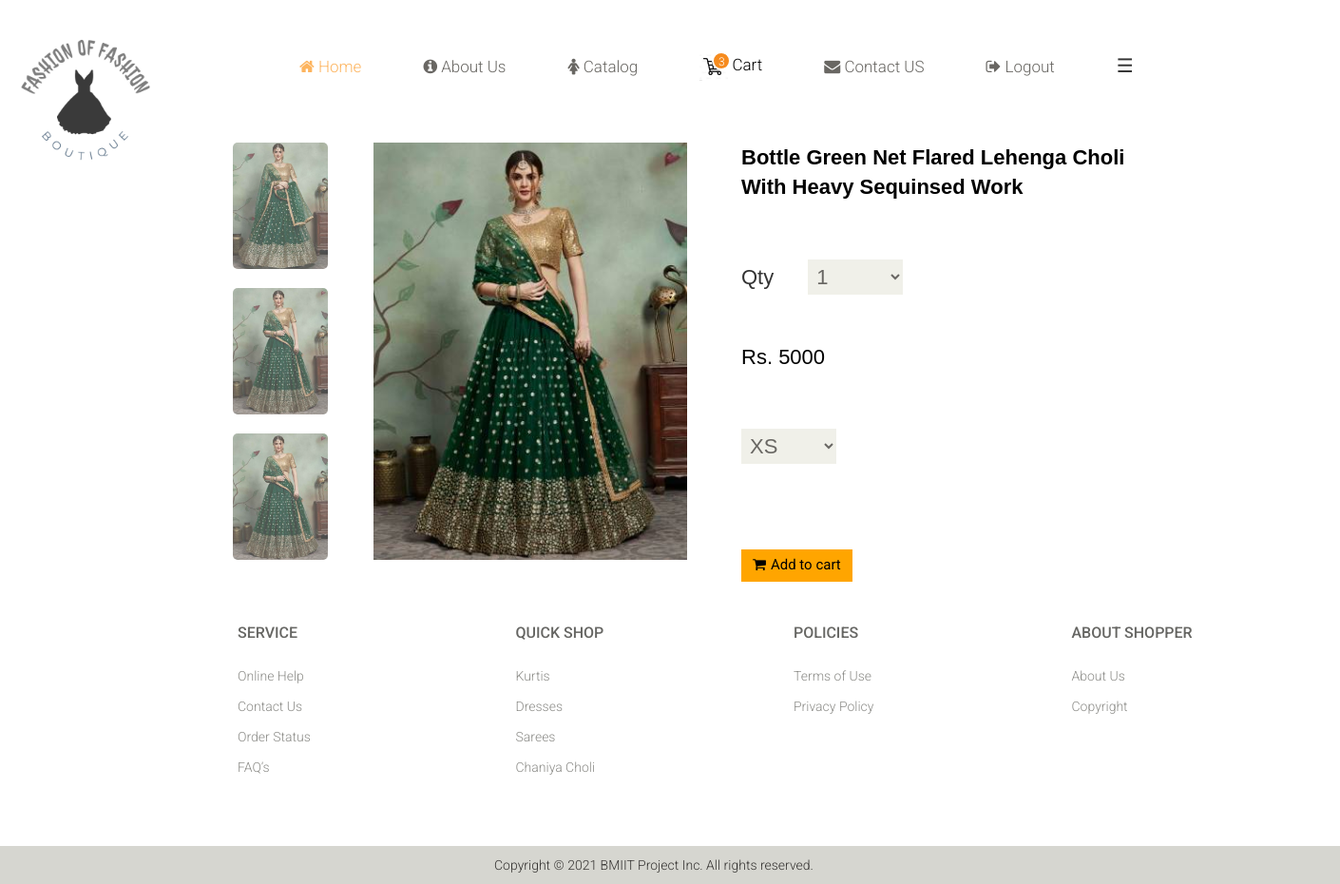
The page /OBMS/Boutique/ccDesc.php?id=1 (signed in) on the database its author committed.
### tables this page shows
CREATE TABLE `tblcustomer` (
  `id` int(11) NOT NULL,
  `fname` varchar(20) NOT NULL,
  `lname` varchar(20) NOT NULL,
  `address` varchar(500) NOT NULL,
  `cityid` int(11) NOT NULL,
  `pincode` int(11) NOT NULL,
  `gender` varchar(6) NOT NULL,
  `dob` date NOT NULL,
  `contactno` char(10) NOT NULL,
  `emailid` varchar(30) NOT NULL,
  `password` char(8) NOT NULL,
  `status` varchar(20) NOT NULL,
  `userid` int(11) NOT NULL
);

CREATE TABLE `tblproductimage` (
  `id` int(11) NOT NULL,
  `FrontImage` varchar(300) NOT NULL,
  `BackImage` varchar(300) NOT NULL,
  `LeftImage` varchar(300) NOT NULL,
  `RightImage` varchar(300) NOT NULL,
  `Productid` int(11) NOT NULL
);

CREATE TABLE `tblproduct` (
  `id` int(11) NOT NULL,
  `PCategoryid` int(11) NOT NULL,
  `Fabricid` int(11) NOT NULL,
  `Colorid` int(11) NOT NULL,
  `Size` varchar(50) NOT NULL,
  `Price` int(11) NOT NULL,
  `Quantity` int(11) NOT NULL,
  `Occasionid` int(11) NOT NULL,
  `Description` varchar(255) NOT NULL,
  `status` varchar(50) NOT NULL,
  `DateTime` datetime NOT NULL
);

### OBMS/Boutique/ccDesc.php (the view, shortened to what this page needs)
<?php include './connection.php'; ?>
<?php
    if(isset( $_SESSION["login_username"]))
        {
            $username=$_SESSION["login_username"];
            $sql="select id from tblcustomer where emailid='$username'";
            $res= mysqli_query($con, $sql);
            while($row = mysqli_fetch_row($res))
            {
                include './welcomeheader.php';
            }
        } else {include './header.php';}
    ?>
<!DOCTYPE html>
<html>
     <head>
    <link href="css/bootstrap.min.css" rel="stylesheet">
    <link href="css/main.css" rel="stylesheet">
    <link rel="stylesheet" href="https://cdnjs.cloudflare.com/ajax/libs/font-awesome/4.7.0/css/font-awesome.min.css">
     </head>
<body >
    <?php
        $id=$_GET['id'];
    ?>
    <form action="#" method="post">
            <div class="col-md-1 column" style="margin-left: 230px">
                <table>
                    <tr>
                        <?php
                                        $img = "SELECT LeftImage FROM tblproductimage where Productid='$id'";
                                        $imgres = $con->query($img);
                                        $row = mysqli_fetch_array($imgres);
                                        $image = $row['LeftImage'];
                                        $image_src = "uploadLeftImage/".$image;
                                    ?>
                        <img id="myImg" onclick="onClick(this)" src="<?php echo $image_src?>" alt="" width="100px"/>
                    </tr>
                    <br> <br>
                    <tr>
                        <?php
                                        $img = "SELECT FrontImage FROM tblproductimage where Productid='$id'";
                                        $imgres = $con->query($img);
                                        $row = mysqli_fetch_array($imgres);
                                        $image = $row['FrontImage'];
                                        $image_src = "uploadFrontImage/".$image;
                                    ?>
                        <img id="myImg" onclick="onClick(this)" src="<?php echo $image_src?>" alt="" width="100px"/>
                    </tr>
                    <br> <br>
                    <tr>
                        <?php
                                        $img = "SELECT BackImage FROM tblproductimage where Productid='$id'";
                                        $imgres = $con->query($img);
                                        $row = mysqli_fetch_array($imgres);
                                        $image = $row['BackImage'];
                                        $image_src = "uploadBackImage/".$image;
                                    ?>
                        <img id="myImg" onclick="onClick(this)" src="<?php echo $image_src?>" alt="" width="100px"/>
                    </tr>
                </table>
               </div>
                <div class="col-md-3" style="margin-left: 30px">
                        <?php
                                        $img = "SELECT FrontImage FROM tblproductimage where Productid='$id'";
                                        $imgres = $con->query($img);
                                        $row = mysqli_fetch_array($imgres);
                                        $image = $row['FrontImage'];
                                        $image_src = "uploadFrontImage/".$image;
                                    ?>
                        <img  src="<?php echo $image_src?>" alt="" width="330px"/>
                    </div>
                <div class="col-md-4" style="padding-left:50px;font-size: 22px">
                    <?php
                        $desc = "SELECT Description FROM tblproduct where id='$id'";
                            $resdes = $con->query($desc);
                            if ($resdes->num_rows > 0 )
                            {
                                while ($row = $resdes->fetch_assoc())
                                { ?>
                                    <p style="color: black"> <b> <?php echo $row['Description'];?> </b> </p>
                                   <?php
                                }
                            }
                     ?>
                </div>
        <br>
                <div class="col-md-4" style="padding-left:50px;font-size: 22px;padding-top: 50px">
                    Qty
                    <select name="qty" id="qty" style="width:100px;margin-left: 30px">
                                <option value="1"> 1 </option>
                    </select>
               </div>
                 <div class="col-md-4" style="padding-left:50px;font-size: 22px;padding-top: 50px">
                    <?php
                        $desc = "SELECT Price FROM tblproduct where id='$id'";
                            $resdes = $con->query($desc);
                            if ($resdes->num_rows > 0 )
                            {
                                while ($row = $resdes->fetch_assoc())
                                {
                                    $prices=$row['Price'];
                                    ?>
                                    <p style="color: black;font-size: 22px"> Rs. <?php echo $prices;?> </p>
                                   <?php
                                }
                            }
                     ?>
                </div>
                <div class="col-md-4" style="padding-left:50px;font-size: 22px;padding-top: 50px">
                    <?php
                        $desc = "SELECT Size FROM tblproduct where id='$id'";
                            $resdes = $con->query($desc);
                            if ($resdes->num_rows > 0 )
                            {
                                while ($row = $resdes->fetch_assoc())
                                {
                                    ?>
                                       <select name="size" style="width:100px">
                                         <?php
                                            $string=explode(',', $row['Size']);
                                            foreach($string as $i)
                                            {
                                               echo '<option value="' .($i) . '">' . $i . '</option>';
                                            }
                                               ?>
                                        </select>
                                <?php
                                }
                            }
                     ?>
                </div>
        <br> <br> <br>
                <div class="col-md-4" style="padding-left:50px;font-size: 22px;padding-top: 90px">
                    <button type="submit" name="addtocart" class="btn btn-default add-to-cart" style="background-color:orange;color: black"><i class="fa fa-shopping-cart"></i>Add to cart</button>
                </div>
               </form>
    </body>
    <?php include './footer.php';?>
</html>

### OBMS/Boutique/welcomeheader.php (shortened to what this page needs)
<?php include './connection.php';?>
<div class="header-bottom" >
    <div class="col-sm-12" style="height: 120px">
                <div class="mainmenu pull-left">
                    <ul class="nav navbar-nav collapse navbar-collapse">
                        <li><a href="#"><img src="images/logo.png" alt=""  height="150px" width="150px" style="margin-left: 0px;margin-top: 0px"/></a></li>
                        <li><a href="welcome.php" class="active"  style="padding-top: 30px;padding-left: 120px"><i class="fa fa-home"></i>  Home </a></li>
                        <li  style="padding-top: 30px;padding-left: 50px"><a href="aboutus.php"><i class="fa fa-info-circle"></i>  About Us</a></li>
                        <li class="dropdown" style="padding-top: 30px;padding-left: 50px">
                            <a href="#"><i class="fa fa-female"></i> Catalog</a>
                        </li>
                        <?php
                            if(isset( $_SESSION["login_username"]))
                            {
                                $username=$_SESSION["login_username"];
                                $sql2="select id from tblcustomer where emailid='$username'";
                                $res= mysqli_query($con, $sql2);
                                while($row = mysqli_fetch_row($res))
                                {
                                    $c_id=$row[0];
                                    $sql="select * from tblcart where Customerid='$c_id' and status='ACTIVE'";
                                    $sqlres= mysqli_query($con, $sql);
                                    while($row= mysqli_fetch_assoc($sqlres))
                                    {
                                        $cartid=$row['cart_id'];
                                        $sql1="select * from tblcarttransaction where cartid='$cartid' and status='ACTIVE'";
                                        $sqlres1= mysqli_query($con, $sql1);
                                        $row1= mysqli_num_rows($sqlres1);
                                        $cnt=$row1;
                                    }
                                }
                            }
                        ?>
                        <li  style="padding-top: 25px;padding-left: 50px">
                                <a href="addtoCart.php" style="color:#000;">
                                    <img src="images/carticon.jfif" height="30px" width="30px"/> Cart
                                    <span style="font-size: 12px;line-height: 14px;background: #F68B1E;padding: 2px; border: 2px solid #fff;border-radius: 50%;position: absolute;top: -1px;left: 13px;color: #fff;width: 20px;height: 20px;text-align: center;">
                                        <?php
                                            if($row1==0)
                                            {
                                                echo "0";
                                            }
                                            else
                                            {
                                                echo $cnt;
                                            }
                                        ?>
                                    </span>
                                </a>
                        </li>
                        <li  style="padding-top: 30px;padding-left: 50px"><a href="contactus.php"><i class="fa fa-envelope"></i>  Contact US </a></li>
                        <li  style="padding-top: 30px;padding-left: 50px"><a href="checkout.php"><i class="fa fa-sign-out"></i>  Logout </a></li>
                        <li style="padding-top: 25px;padding-left: 50px">
                            <span style="font-size:20px;cursor:pointer" onclick="openNav()">&#9776; </span>
                        </li>
                    </ul>
            </div>
         </div>
</div>

### OBMS/Boutique/css/main.css (style rules this page uses)
body { font-family: 'Roboto', sans-serif; position: relative; font-weight:400px; }
ul li { list-style: none; }
a { -webkit-transition: 300ms; -moz-transition: 300ms; -o-transition: 300ms; transition: 300ms; }
.header-bottom { padding-bottom: 30px; padding-top: 30px; }
.navbar-collapse.collapse { padding-left: 0; }
.mainmenu ul li { padding-right: 15px; padding-left: 15px; }
.mainmenu ul li:first-child { padding-left: 0px; }
.mainmenu ul li a { color: #696763; font-family: 'Roboto', sans-serif; font-size: 17px; font-weight: 300; padding: 0; padding-bottom: 10px; }
.mainmenu ul li a:hover, .mainmenu ul li a.active, .shop-menu ul li a.active { background:none; color:#fdb45e; }
.add-to-cart { background:#F5F5ED; border: 0 none; border-radius: 0; color: #696763; font-family: 'Roboto', sans-serif; font-size: 15px; margin-bottom: 25px; }
.add-to-cart i { margin-right:5px; }
.user_info input, select, textarea { background: #F0F0E9; border:0; color: #696763; padding: 5px; width: 100%; border-radius: 0; resize: none }

### OBMS/Boutique/ccDesc.php (style rules this page uses)
body { font-family: Arial, Helvetica, sans-serif; }
#myImg,#myImg1 { border-radius: 5px; cursor: pointer; }
#myImg,#myImg1:hover { opacity: 0.7; }

### rows shown on the page
tblcustomer: cnt "3"
tblproductimage: LeftImage (picture), FrontImage (picture), BackImage (picture)
tblproduct: Description "Bottle Green Net Flared Lehenga Choli With Heavy Sequinsed Work", Price "5000", size "XS"
